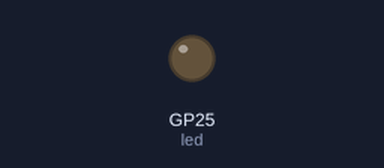
A program run on a simulated Raspberry Pi Pico running MicroPython. Parts: output pins drawn as LEDs (lit = HIGH).

Above: at 2.5 s.
At 5.25 s:
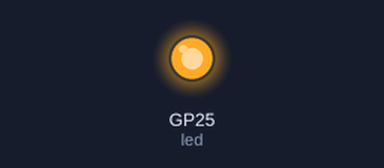
Timing chart, 0 to 6.5 s (numbered marks = the images above):
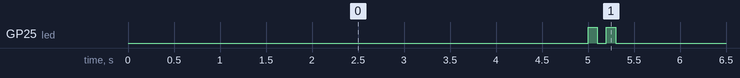

The program:

lesson5_4.py
```python
from machine import Timer, Pin
import time

# 全域變數，避免每次 callback 都創建新的 Pin 物件
led = Pin("LED", mode=Pin.OUT)

def callback5000(n):
    """每 5 秒觸發一次，讓 LED 閃爍 2 次"""
    for i in range(2):  # 閃爍 2 次
        led.on()  # 打開 LED
        time.sleep_ms(100)  # 亮 100 毫秒
        led.off()  # 關閉 LED
        if i < 1:  # 最後一次閃爍後不需要等待
            time.sleep_ms(100)  # 兩次閃爍之間的間隔

def main():
    timer = Timer(period=5000, callback=callback5000)

if __name__ == "__main__":
    main()
```

Measured:
- by itself, GP25 (led): repeats every 5.0 s: LOW 0.10 s, HIGH 0.10 s, LOW 4.7 s, HIGH 0.10 s
- by itself, everything shown: repeats every 5.0 s, in 4 steps
